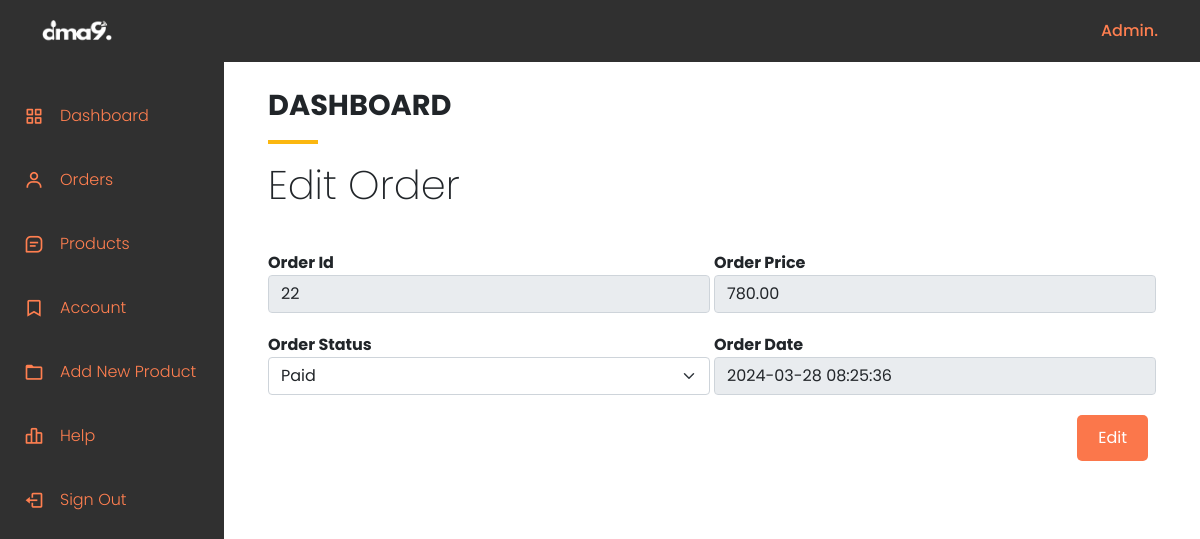
The app's page /admin/edit_order.php?order_id=22 (signed in) with its own data.
### tables this page shows
CREATE TABLE `orders` (
  `order_id` int(11) NOT NULL,
  `order_cost` decimal(6,2) NOT NULL,
  `order_status` varchar(100) NOT NULL,
  `user_id` int(11) NOT NULL,
  `user_phone` int(11) NOT NULL,
  `user_city` varchar(255) NOT NULL,
  `user_address` varchar(255) NOT NULL,
  `order_date` datetime NOT NULL DEFAULT current_timestamp()
);

### admin/edit_order.php (the view, shortened to what this page needs)
<?php include 'header.php'; ?>
<?php
if(isset($_GET['order_id'])){
    $order_id = $_GET['order_id'];
    $stmt = $conn->prepare("SELECT * FROM orders WHERE order_id = ?");
    $stmt->bind_param("i", $order_id);
    $stmt->execute();
    $orders = $stmt->get_result();
}else if(isset($_POST['edit_order'])){
    $order_status = $_POST['order_status'];
    $order_id = $_POST['order_id'];
    $stmt1 = $conn->prepare("UPDATE orders SET order_status = ? WHERE order_id = ?");
    $stmt1->bind_param('si', $order_status, $order_id);
        if($stmt1->execute()){
            header('location: index.php?order_edit_success=order edited successfully');
        }else{
            header('location: index.php?order_edit_error=error editing order');
        }
}else{
    header('location: index.php');
    exit();
}
?>
<?php include 'sidemenu.php'; ?>
    <div class="container page-title text-left mt-5 py-4">
        <h2>DASHBOARD</h2>
        <hr class="">
        <h1>Edit Order</h1>
    </div>
    <div class="mx-auto container">
            <form id="checkout-form" method="POST" action="edit_order.php">
                <?php while($order = $orders->fetch_assoc()){ ?>
                    <div class="form-group checkout-small-element">
                        <label>Order Id</label>
                        <input type="text" class="form-control" id="order-id" name="order_id" placeholder="Id" value="<?php echo $order['order_id']; ?>" readonly>
                    </div>
                    <div class="form-group checkout-small-element">
                        <label>Order Price</label>
                        <input type="text" class="form-control" id="order-price" name="order_price" placeholder="0.00" value="<?php echo $order['order_cost']; ?>" readonly>
                    </div>
                    <div class="form-group checkout-small-element">
                        <label>Order Status</label>
                        <select class="form-select" required name="order_status">
                            <option value="paid" <?php if($order['order_status'] == "paid"){ echo"selected" ;} ?>>Paid</option>
                        </select>
                    </div>
                    <div class="form-group checkout-small-element">
                        <label>Order Date</label>
                        <input type="text" class="form-control" id="order-date" name="order_date" placeholder="date" value="<?php echo $order['order_date']; ?>" readonly>
                    </div>
                    <div class="form-group edit-order checkout-btn-container">
                        <input type="submit" name="edit_order" class="btn" id="checkout-btn" value="Edit">
                    </div>
                <?php } ?>
            </form>
    </div>
<?php include 'footer.php'; ?>

### assets/css/style.css (style rules this page uses)
* { margin: 0; padding: 0; box-sizing: border-box; }
body { font-family: 'Poppins',sans-serif; font-weight: 300; }
h1 { font-size: 2.5rem; font-weight: 200; }
h2 { font-size: 1.8rem; font-weight: 300; }
hr { width: 30px; height: 3px !important; opacity: 1 !important; background-color: #fb774b; margin: 20px auto; }
hr { width: 50px; border: 2px solid #fbb710; margin: 17px 0; }
#checkout-form .checkout-small-element { display: inline-block; width: 48%; margin: 10px auto; }
#checkout-form .checkout-btn-container { margin: 10px; text-align: right; margin-right: 40px; }
#checkout-form #checkout-btn { color: white; background-color: #fb774b; padding: 10px 20px; border-radius: 5px; cursor: pointer; transition: 0.4s ease; }
#checkout-form label , #checkout-form p { font-weight: bold; }

### admin/dashboard.css (style rules this page uses)
:root { --header-height: 3rem; --nav-width: 68px; --first-color: #4723D9; --first-color-light: #AFA5D9; --white-color: #F7F6FB; --body-font: 'Nunito', sans-serif; --normal-font-size: 1rem; --z-fixed: 100; }
.body-pd { padding-left: calc(var(--nav-width)); }
@media screen and (min-width: 768px) { .body-pd { padding-left: calc(var(--nav-width) + 188px); } }
.page-title h2 { font-weight: 700; margin-top: 1rem; }

### records on screen
orders: order_id "22", order_price "780.00", order_status "Paid", order_date "2024-03-28 08:25:36"
